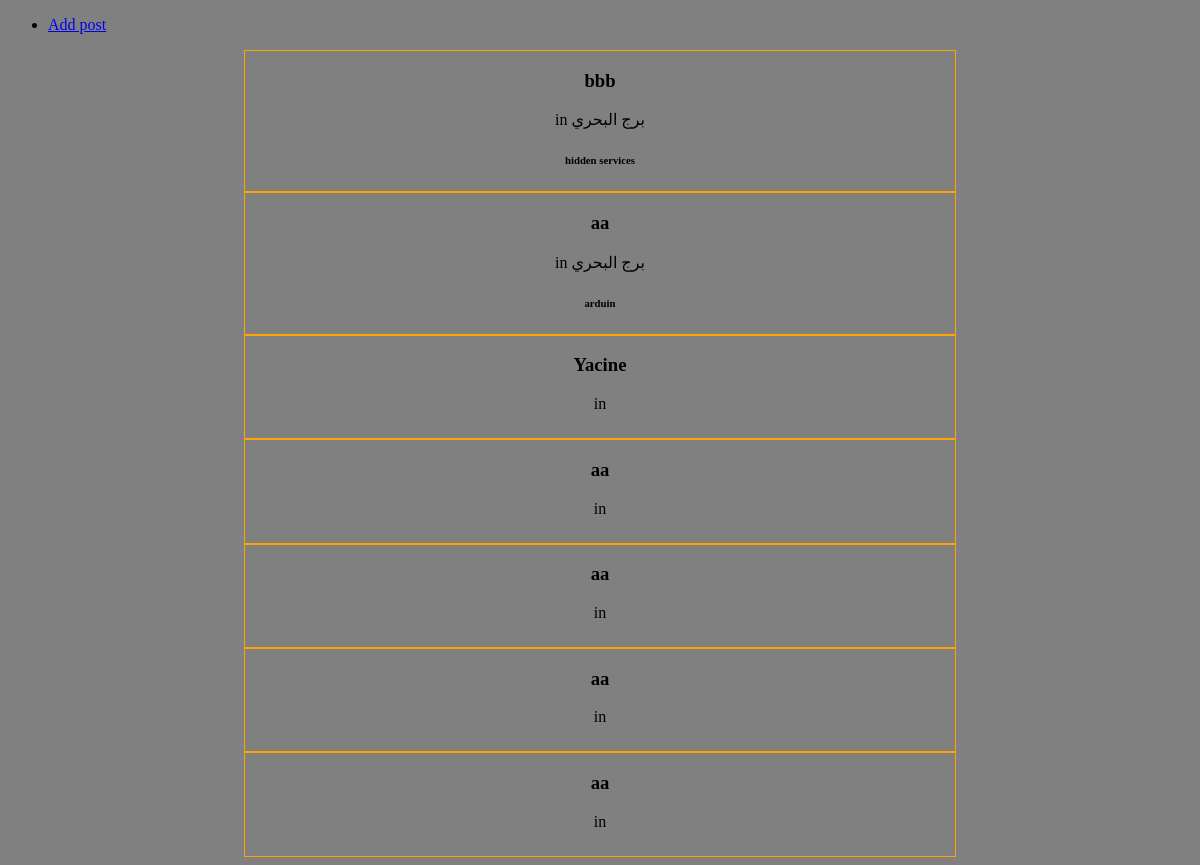
Before: /home/ with the older database file.
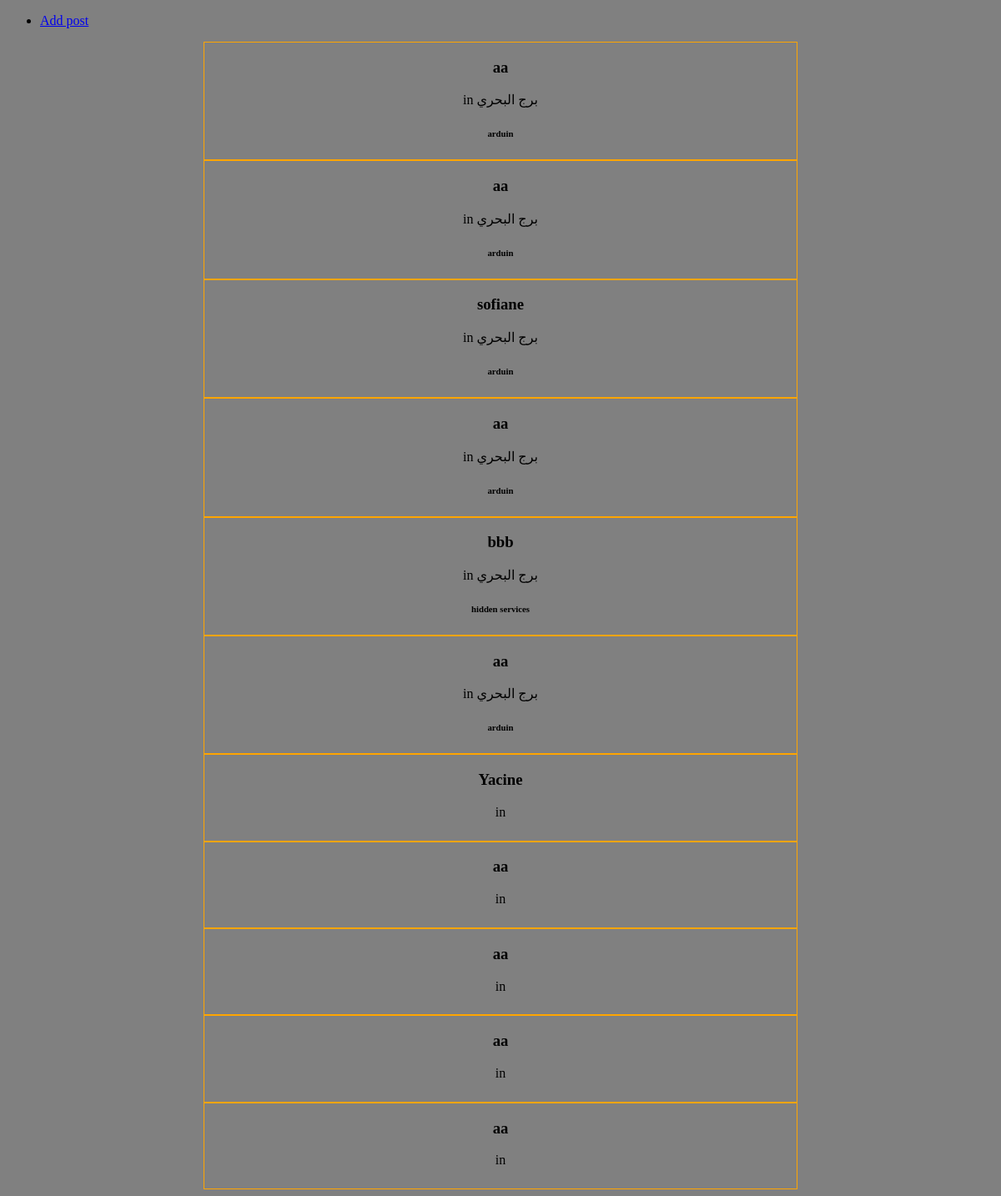
After: the same page with the newer database file.
### PUBLISHER_DZ/models.py (models this page shows)
class Post(models.Model):
	description=models.CharField(max_length=150)
	location=models.CharField(max_length=20)
	creation_date=models.DateTimeField(default=timezone.now)
	image_url=models.CharField(max_length=100)
        keywords=models.CharField(max_length=100)
	def handle_post(self):
		self.creation_date=timezone.now()
		self.save
	def __str__(self):
		return self.description

### PUBLISHER_DZ/views.py (the view)
# urls.py: url(r'^home/', views.Home.as_view() , name="home"),
class Home(generic.ListView):
	template_name="PUBLISHER_DZ/home.html"
	context_object_name = "posts"
	def get_queryset(self):
		return Post.objects.all().order_by('-id')

### PUBLISHER_DZ/templates/PUBLISHER_DZ/home.html (shortened to what this page needs)
<!DOCTYPE html>
<head>
{% load static %}
<link rel="stylesheet" type="text/css" href="{% static "css/style.css" %}">
</head>
<body>
<header>
<ul>
<li><a href="/add">Add post</a></li>
</ul>
</header>
{% for i in posts %}
<div class="post">
<div class="description"><h3>{{i.description}}</h3></div>
<div class="location">in {{i.location}}</div>
<div class="keywords"><h6>{{i.keywords}}</h6></div>
</div>
{% endfor %}
</body>
</html>

### PUBLISHER_DZ/static/css/style.css (style rules this page uses)
body { background-color:grey; }
.post { border:1px solid orange; text-align:center; width:60%; margin:auto; }

Changed rows visible on the page:
added Post: description "aa", location "برج البحري", keywords "arduin"
added Post: description "aa", location "برج البحري", keywords "arduin"
added Post: description "sofiane", location "برج البحري", keywords "arduin"
added Post: description "aa", location "برج البحري", keywords "arduin"
